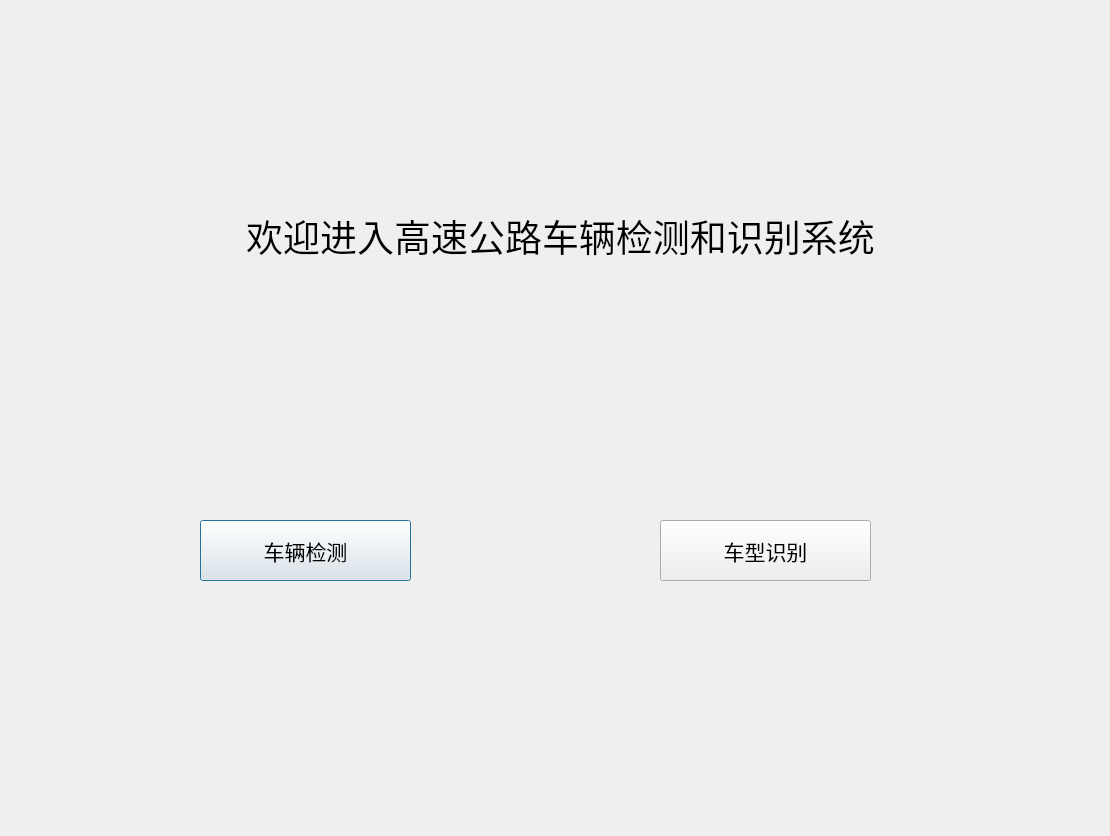
<?xml version="1.0" encoding="UTF-8"?>
<ui version="4.0">
 <class>Dialog</class>
 <widget class="QDialog" name="Dialog">
  <property name="geometry">
   <rect>
    <x>0</x>
    <y>0</y>
    <width>1110</width>
    <height>836</height>
   </rect>
  </property>
  <property name="windowTitle">
   <string>Dialog</string>
  </property>
  <widget class="QLabel" name="title">
   <property name="geometry">
    <rect>
     <x>30</x>
     <y>140</y>
     <width>1061</width>
     <height>191</height>
    </rect>
   </property>
   <property name="font">
    <font>
     <pointsize>28</pointsize>
    </font>
   </property>
   <property name="text">
    <string>欢迎进入高速公路车辆检测和识别系统</string>
   </property>
   <property name="alignment">
    <set>Qt::AlignCenter</set>
   </property>
  </widget>
  <widget class="QPushButton" name="go">
   <property name="geometry">
    <rect>
     <x>200</x>
     <y>520</y>
     <width>211</width>
     <height>61</height>
    </rect>
   </property>
   <property name="font">
    <font>
     <pointsize>16</pointsize>
    </font>
   </property>
   <property name="text">
    <string>车辆检测</string>
   </property>
  </widget>
  <widget class="QPushButton" name="go_2">
   <property name="geometry">
    <rect>
     <x>660</x>
     <y>520</y>
     <width>211</width>
     <height>61</height>
    </rect>
   </property>
   <property name="font">
    <font>
     <pointsize>16</pointsize>
    </font>
   </property>
   <property name="text">
    <string>车型识别</string>
   </property>
  </widget>
 </widget>
 <resources/>
 <connections>
  <connection>
   <sender>go</sender>
   <signal>clicked()</signal>
   <receiver>Dialog</receiver>
   <slot>goin()</slot>
   <hints>
    <hint type="sourcelabel">
     <x>322</x>
     <y>557</y>
    </hint>
    <hint type="destinationlabel">
     <x>510</x>
     <y>449</y>
    </hint>
   </hints>
  </connection>
  <connection>
   <sender>go_2</sender>
   <signal>clicked()</signal>
   <receiver>Dialog</receiver>
   <slot>goin1()</slot>
   <hints>
    <hint type="sourcelabel">
     <x>778</x>
     <y>538</y>
    </hint>
    <hint type="destinationlabel">
     <x>991</x>
     <y>462</y>
    </hint>
   </hints>
  </connection>
 </connections>
 <slots>
  <slot>goin1()</slot>
 </slots>
</ui>
